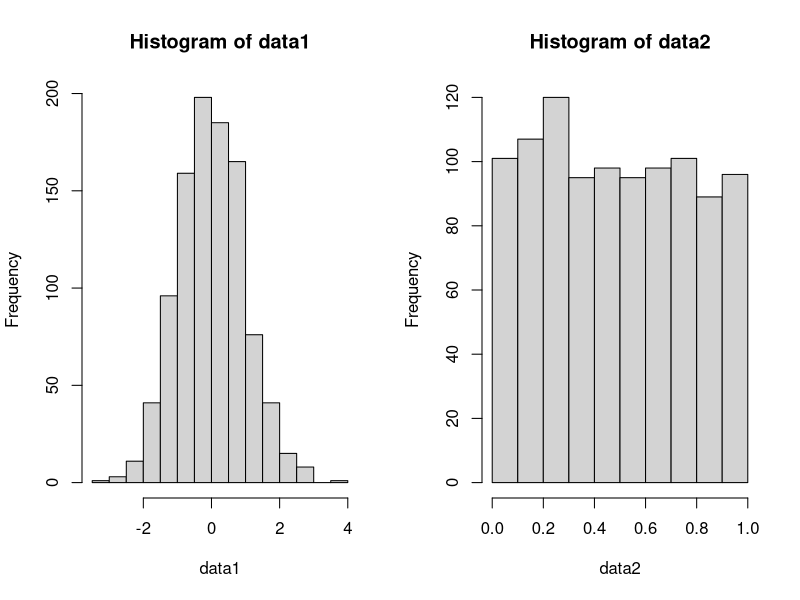
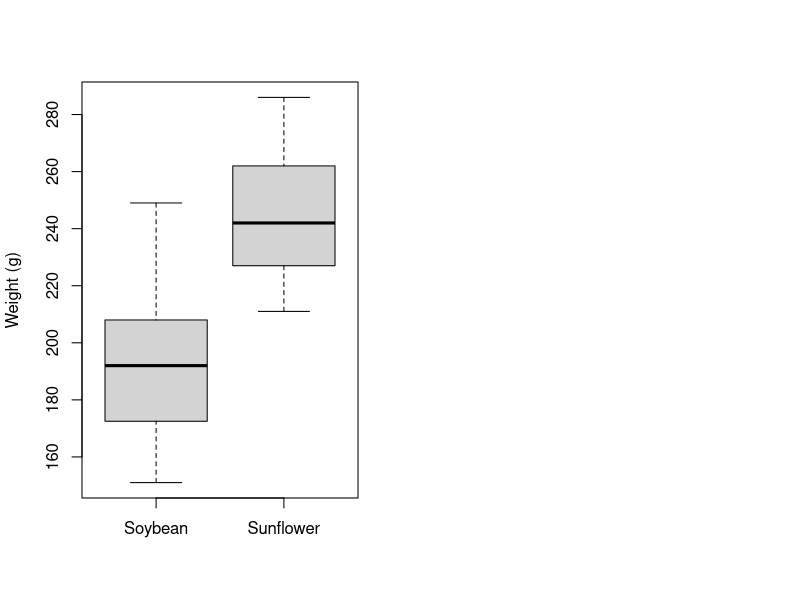

Write R code to recreate these figures, in order.
## ---- chunk 1
true.first <- rep(c("Milk", "Tea"), each=4)
guess.first <- rep(c("Milk", "Tea", "Milk", "Tea"), c(3,1,1,3))
## ---- chunk 2
# Put some code here!
## ---- chunk 3
# Put some code here!
## ---- chunk 4
# Put some code here!
## ---- chunk 5
# Put some code here!
## ---- chunk 6
true.first <- rep(c("Milk", "Tea", "Sugar"), each=6)
guess.first <- sample(c("Milk", "Tea", "Sugar"), 18, replace=TRUE)
tea.data.exp <- table(true.first, guess.first)
tea.data.exp
fisher.test(tea.data.exp) # What is this testing?
## ---- chunk 7
true.first <- rep(c("Milk", "Tea"), each=4*100)
guess.first <- sample(c("Milk", "Tea", "Milk", "Tea"), 800, replace=TRUE)
tea.data.more <- table(true.first, guess.first)
tea.data.more
## ---- chunk 8
# Put some code here!
## ---- chunk 9
# Put some code here!
## ---- chunk 10
true.first <- rep(c("Milk", "Tea", "Sugar"), each=600)
guess.first <- sample(c("Milk", "Tea", "Sugar"), 1800, replace=TRUE)
tea.data.exp.more <- table(true.first, guess.first)
# Put some code here!
## ---- chunk 11
genotypes <- rep(c("AA", "Aa", "aa"), c(500, 600, 100))
# Put some code here!
# Create a table of genotypes:
# Create a vector of relative expected frequencies:
genoexp <- c(0.25, 0.5, 0.25)
## ---- chunk 12
temp <- c(22.8, 22.7, 25.9, 22.0, 21.2, 24.4, 22.1, 22.6, 23.3, 22.2, 
          22.5, 24.1, 22.4, 25.1, 24.1, 23.3, 23.3, 22.5, 23.8, 22.4, 
          22.5, 23.4, 23.5, 22.5, 25.8, 23.8, 22.0, 22.0, 23.2, 22.0)
## ---- chunk 13
# Put some code here!
## ---- chunk 14
# Put some code here!
## ---- chunk 15
# Put some code here!
## ---- chunk 16
on.soy <- c(188, 229, 192, 207, 172, 151, 188, 173, 209, 158, 
            211, 201, 205, 249, 214, 171, 198, 192, 161, 179)
on.sun <- c(213, 262, 237, 223, 223, 268, 216, 276, 258, 269,
            227, 252, 243, 286, 247, 277, 242, 233, 228, 211, 
            230, 254, 268, 242, 223, 242, 224, 279, 227, 251)
## ---- chunk 17
# Put some code here!
## ---- chunk 18
# Put some code here!
## ---- chunk 19
# Put some code here!
## ---- chunk 20
                    #1   #2   #3   #4   #5   #6   #7    #8   #9   #10  #11  #12  #13  #14  #15
healthy.exprs <- c(6.9, 8.2, 9.0, 7.7, 6.5, 7.7, 5.5,  7.7, 7.6,  8.2, 6.5, 6.3, 8.7, 6.2, 8.4)
disease.exprs <- c(8.3, 9.5, 9.8, 9.9, 6.6, 8.1, 9.5, 10.0, 8.7, 10.0, 7.5, 8.0, 8.5, 5.0, 8.5)
## ---- chunk 21
# Put some code here!
## ---- chunk 22
data1 <- rnorm(1000)
data2 <- runif(1000)
par(mfrow=c(1,2)) 
hist(data1) # looks normal
hist(data2) # doesn't look normal.
## ---- chunk 23
par(mfrow=c(1,2)) 
# Put some code here!
## ---- chunk 24
g1 <- rnorm(1000, mean=1)
g2 <- rnorm(1000, mean=2)
par(mfrow=c(1,2)) 
# Put some code here!
## ---- chunk 25
disease <- rnorm(1000, mean=1)
healthy <- rnorm(1000, mean=2)
# Put some code here!
## ---- chunk 26
on.soy <- c(188, 229, 192, 207, 172, 151, 188, 173, 209, 158, 
            211, 201, 205, 249, 214, 171, 198, 192, 161, 179)
on.sun <- c(213, 262, 237, 223, 223, 268, 216, 276, 258, 269,
            227, 252, 243, 286, 247, 277, 242, 233, 228, 211, 
            230, 254, 268, 242, 223, 242, 224, 279, 227, 251)
## ---- chunk 27
# Put some code here!
## ---- chunk 28
boxplot(list(Soybean=on.soy, Sunflower=on.sun), ylab="Weight (g)") 
## ---- chunk 29
                    #1   #2   #3   #4   #5   #6   #7    #8   #9   #10  #11  #12  #13  #14  #15
healthy.exprs <- c(6.9, 8.2, 9.0, 7.7, 6.5, 7.7, 5.5,  7.7, 7.6,  8.2, 6.5, 6.3, 8.7, 6.2, 8.4)
disease.exprs <- c(8.3, 9.5, 9.8, 9.9, 6.6, 8.1, 9.5, 10.0, 8.7, 10.0, 7.5, 8.0, 8.5, 5.0, 8.5)
## ---- chunk 30
# Put some code here!
## ---- chunk 31
# Put some code here!
## ---- chunk 32
sessionInfo()
